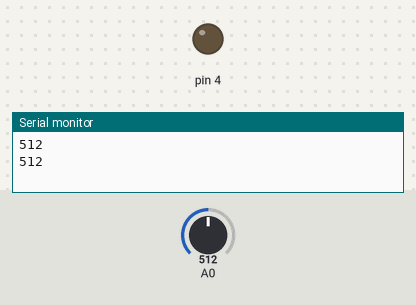
This sketch was run on a simulated Arduino Uno, built with avr-gcc and run on an emulated ATmega328P. Parts: output pins drawn as LEDs (lit = HIGH), the last lines printed to the serial monitor. Inputs (shaded band) come from the test bench; at power-on: A0 = 512.

Above: at 1.8 s.
1.9 s: A0 set to 408
4.2 s: A0 set to 388
At 7.2 s:
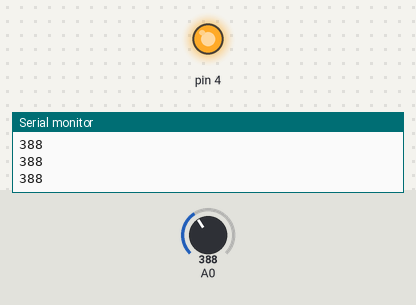
7.5 s: A0 set to 410
At 9.5 s:
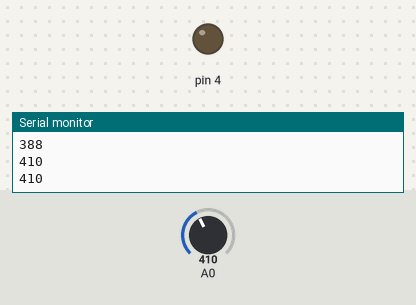
10.5 s: A0 set to 390
At 13.1 s:
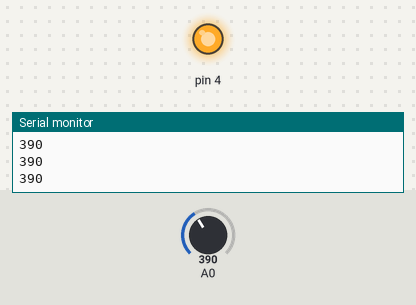
Timing chart, 0 to 14.5 s (numbered marks = the images above; inputs shaded):
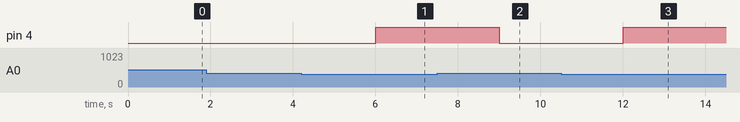

Measured:
- the behaviour switches between 400 and 399 on A0 (found by bisection; images 0 and 1)
- after the input at 4.2 s, pin 4: LOW → HIGH after 1.8 s
- after the input at 7.5 s, pin 4: HIGH → LOW after 1.5 s
- after the input at 10.5 s, pin 4: LOW → HIGH after 1.5 s

The sketch:

Analog.ino
```cpp
int av=0;
void setup()
{
  Serial.begin(9600);
  pinMode(4, OUTPUT);
}
void loop()
{
  av=analogRead(A0);
  Serial.println(av);
  delay(1000);
  if(av<400)
  {
    digitalWrite(4, HIGH);
  }
  else
  {
    digitalWrite(4, LOW);
  }
}
```
